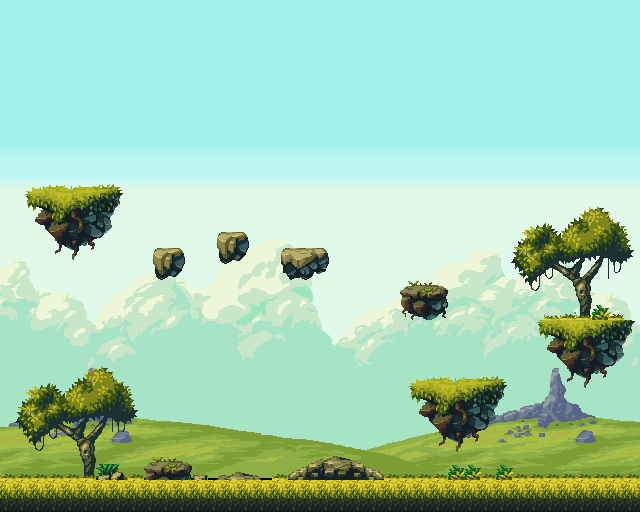

Rendered tile map (Tiled .tmx) drawn with the repository's tilesets; below, a short description and the map source with its tile grids summarised:
An orthogonal 40x32 tile map with 16x16 px tiles, 5 tile layers (Sky, Clouds, Hills2, Hills, ...) and 13 objects (Player Spawn, NPC Spawn 1).

<map version="1.0" tiledversion="1.1.1" orientation="orthogonal" renderorder="right-down" width="40" height="32" tilewidth="16" tileheight="16" infinite="0" nextobjectid="18">
 <tileset firstgid="1" source="CombinedSet.tsx" />
 <layer name="Sky" width="40" height="32">
  <data>[1280 cells, 880 non-empty, 133 distinct tile ids]</data>
 </layer>
 <layer name="Clouds" width="40" height="32">
  <data>[1280 cells, 560 non-empty, 476 distinct tile ids]</data>
 </layer>
 <layer name="Hills2" width="40" height="32">
  <data>[1280 cells, 154 non-empty, 154 distinct tile ids]</data>
 </layer>
 <layer name="Hills" width="40" height="32">
  <data>[1280 cells, 196 non-empty, 196 distinct tile ids]</data>
 </layer>
 <layer name="Foreground" width="40" height="32">
  <data>[1280 cells, 422 non-empty, 167 distinct tile ids]</data>
 </layer>
 <objectgroup name="Collisions">
  <object id="2" x="603.333" y="494" width="4" />
  <object id="4" x="0.666667" y="481.333" width="638" height="30" />
  <object id="5" x="416.333" y="383.667" width="79.3333" height="48" />
  <object id="6" x="545" y="321" width="79" height="46" />
  <object id="7" x="400.5" y="288" width="49" height="29.5" />
  <object id="8" x="280" y="249.5" width="47.5" height="30" />
  <object id="9" x="218.5" y="233.5" width="28.5" height="28" />
  <object id="10" x="152.5" y="249" width="30" height="28.5" />
  <object id="11" x="33.5" y="192.5" width="77.5" height="47.5" />
  <object id="12" x="2" y="2" width="14.6667" height="474" />
  <object id="13" x="626.667" y="2" width="10" height="476.667" />
 </objectgroup>
 <objectgroup name="Spawn Point">
  <object id="15" name="Player Spawn" x="215.333" y="466">
   <point />
  </object>
 </objectgroup>
 <objectgroup name="Enemies">
  <object id="17" name="NPC Spawn 1" x="71.3018" y="168.281" width="1.33333" height="1.33333">
   <ellipse />
  </object>
 </objectgroup>
</map>
